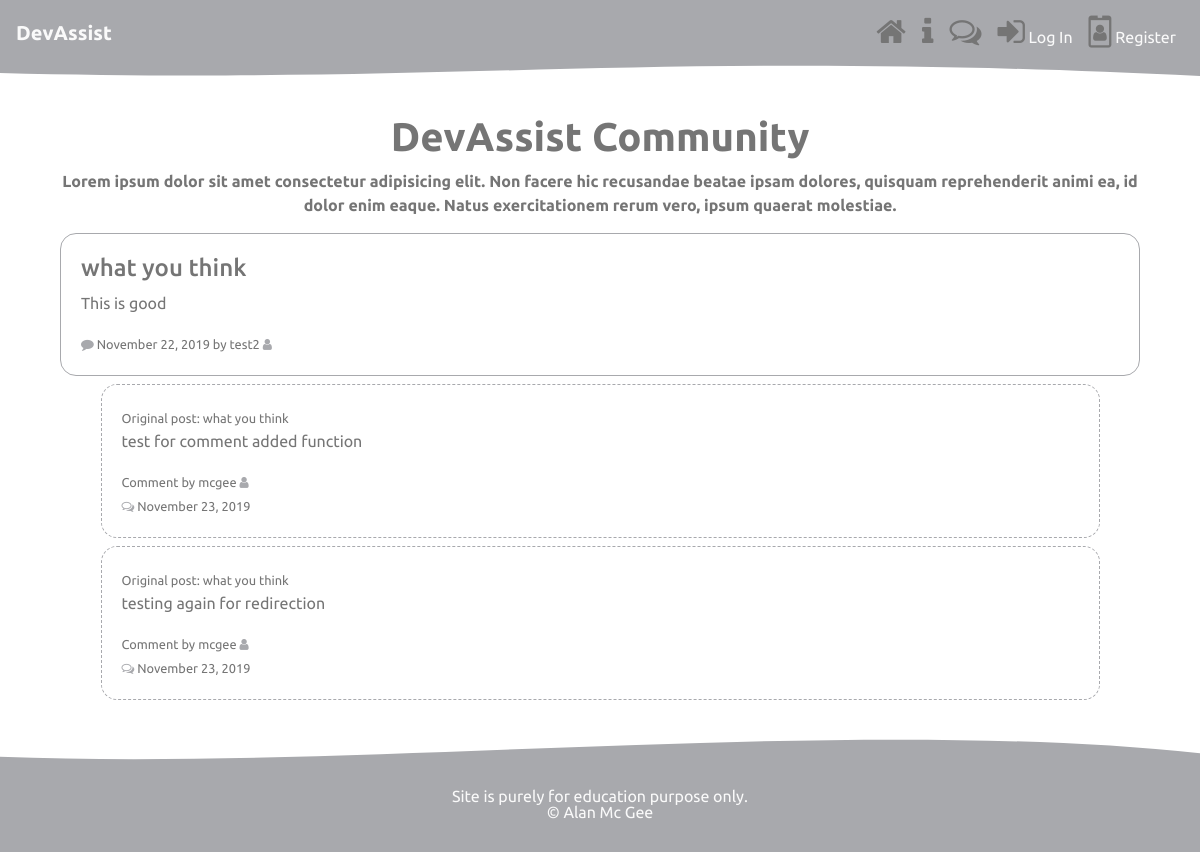
The app's page /community/query/16/, older data.
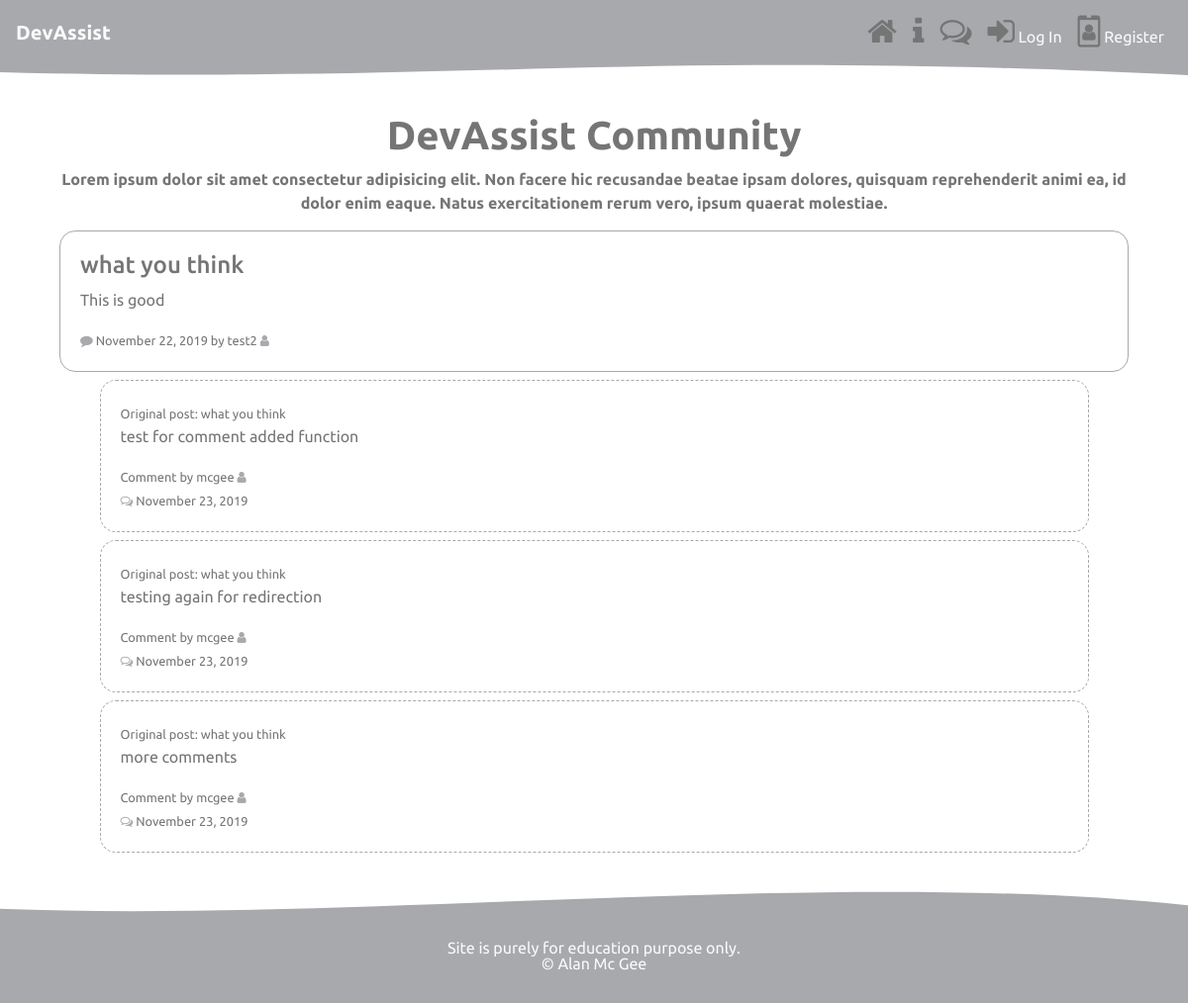
The same page, newer data.
### forum/models.py (models this page shows, shortened)
class Comment(models.Model):
    title = models.CharField(max_length=100, default=1)
    content = models.TextField(max_length=1500, null=True)
    date_posted = models.DateTimeField(default=timezone.now)
    query = models.ForeignKey(Post, null=True, on_delete=models.CASCADE)
    comment_by = models.ForeignKey(User, on_delete=models.CASCADE)
    comment_date = models.DateTimeField(auto_now_add=True)

class Post(models.Model):
    title = models.CharField(max_length=100)
    content = models.TextField()
    date_posted = models.DateTimeField(default=timezone.now)
    author = models.ForeignKey(User, null=True, on_delete=models.CASCADE) # cascade -  when user is deleted remove all posts
    class Meta:
        ordering = ("-date_posted", )
    def __str__(self):
        return self.title # will return the title in the shell view

### forum/views.py (the view, shortened to what this page needs)
# urls.py: path('query/<int:pk>/', views.query_detail, name='post-detail'),
def query_detail(request, pk):
    query_detail = get_object_or_404(Post, pk=pk)
    user = request.user
    comment_form = CommentForm()
    comments = Comment.objects.filter(query_id = pk )
    context = {
        "post": query_detail,
        "comments":comments,
        "form": comment_form
    }
    return render(request, "forum/post_detail.html", context)

### forum/templates/forum/post_detail.html (shortened to what this page needs)
{% extends "base.html" %}
{% load crispy_forms_tags %}
{% block content %}
{% include 'forum/includes/intro.html' %}
<div class="container">
  <div class="col mb-2">
    <div class="card query-card">
      <div class="card-body query">
        <h4><a class="article-title" href="{% url 'post-detail' post.pk %}">{{ post.title }}</a></h4>
        <p>{{ post.content }}</p>
        <small><i class="fa fa-comment" aria-hidden="true"></i>
          {{ post.date_posted|date:"F d, Y" }} by {{ post.author}} <i class="fa fa-user" aria-hidden="true"></i>
        </small>
      </div>
    </div>
  </div>
</div>
<div class="container">
  {% for comment in comments %}
  <div class="row">
    <div class="col mb-2">
      <div class="card comment-card">
        <div class="card-body comment">
          <small> Original post:  {{comment.query}}</small>
          <p>{{ comment.content  }}</p>
          <small>Comment by {{ comment.comment_by }} <i class="fa fa-user" aria-hidden="true"></i> <br><i
              class="fa fa-comments-o" aria-hidden="true"></i>
            {{ comment.comment_date|date:"F d, Y" }}
          </small>
        </div>
      </div>
    </div>
  </div>
  {% endfor %}
</div>
{% endblock content %}

Row changes from the older to the newer data that the page shows:
added Comment: query "what you think", content "more comments", comment_by "mcgee", comment_date "November 23, 2019"
